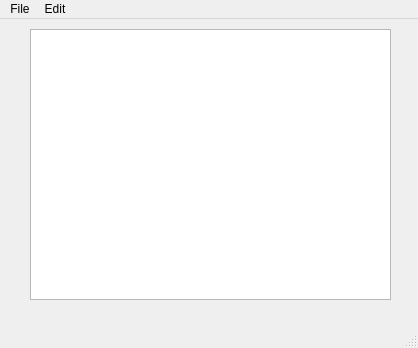
<?xml version="1.0" encoding="UTF-8"?>
<ui version="4.0">
 <class>MainWindow</class>
 <widget class="QMainWindow" name="MainWindow">
  <property name="geometry">
   <rect>
    <x>0</x>
    <y>0</y>
    <width>418</width>
    <height>348</height>
   </rect>
  </property>
  <property name="windowTitle">
   <string>MainWindow</string>
  </property>
  <widget class="QWidget" name="centralwidget">
   <widget class="QWidget" name="verticalLayoutWidget">
    <property name="geometry">
     <rect>
      <x>30</x>
      <y>10</y>
      <width>361</width>
      <height>271</height>
     </rect>
    </property>
    <layout class="QVBoxLayout" name="verticalLayout">
     <item>
      <widget class="QTextEdit" name="textEdit"/>
     </item>
    </layout>
   </widget>
  </widget>
  <widget class="QMenuBar" name="menubar">
   <property name="geometry">
    <rect>
     <x>0</x>
     <y>0</y>
     <width>418</width>
     <height>25</height>
    </rect>
   </property>
   <widget class="QMenu" name="menuFile">
    <property name="title">
     <string>File</string>
    </property>
    <addaction name="actionNew"/>
    <addaction name="actionOpen"/>
    <addaction name="actionSve_as"/>
    <addaction name="actionPrint"/>
    <addaction name="actionExit"/>
   </widget>
   <widget class="QMenu" name="menuEdit">
    <property name="title">
     <string>Edit</string>
    </property>
    <addaction name="actionCopy"/>
    <addaction name="actionPaste"/>
    <addaction name="actioncut"/>
    <addaction name="actionUndo"/>
    <addaction name="actionRedo"/>
   </widget>
   <addaction name="menuFile"/>
   <addaction name="menuEdit"/>
  </widget>
  <widget class="QStatusBar" name="statusbar"/>
  <action name="actionNew">
   <property name="icon">
    <iconset resource="Resources.qrc">
     <normaloff>:/imgs/icons/new-document.png</normaloff>:/imgs/icons/new-document.png</iconset>
   </property>
   <property name="text">
    <string>New</string>
   </property>
  </action>
  <action name="actionOpen">
   <property name="icon">
    <iconset resource="Resources.qrc">
     <normaloff>:/imgs/icons/folder.png</normaloff>:/imgs/icons/folder.png</iconset>
   </property>
   <property name="text">
    <string>Open</string>
   </property>
  </action>
  <action name="actionSve_as">
   <property name="icon">
    <iconset resource="Resources.qrc">
     <normaloff>:/imgs/icons/save.png</normaloff>:/imgs/icons/save.png</iconset>
   </property>
   <property name="text">
    <string>Sve as</string>
   </property>
  </action>
  <action name="actionPrint">
   <property name="text">
    <string>Print</string>
   </property>
  </action>
  <action name="actionExit">
   <property name="text">
    <string>Exit</string>
   </property>
  </action>
  <action name="actionCopy">
   <property name="icon">
    <iconset resource="Resources.qrc">
     <normaloff>:/imgs/icons/copy.png</normaloff>:/imgs/icons/copy.png</iconset>
   </property>
   <property name="text">
    <string>Copy</string>
   </property>
  </action>
  <action name="actionPaste">
   <property name="icon">
    <iconset resource="Resources.qrc">
     <normaloff>:/imgs/icons/paste.png</normaloff>:/imgs/icons/paste.png</iconset>
   </property>
   <property name="text">
    <string>Paste</string>
   </property>
  </action>
  <action name="actioncut">
   <property name="icon">
    <iconset resource="Resources.qrc">
     <normaloff>:/imgs/icons/cutting.png</normaloff>:/imgs/icons/cutting.png</iconset>
   </property>
   <property name="text">
    <string>cut</string>
   </property>
  </action>
  <action name="actionUndo">
   <property name="icon">
    <iconset resource="Resources.qrc">
     <normaloff>:/imgs/icons/undo.png</normaloff>:/imgs/icons/undo.png</iconset>
   </property>
   <property name="text">
    <string>Undo</string>
   </property>
  </action>
  <action name="actionRedo">
   <property name="text">
    <string>Redo</string>
   </property>
  </action>
 </widget>
 <resources>
  <include location="Resources.qrc"/>
 </resources>
 <connections/>
</ui>
